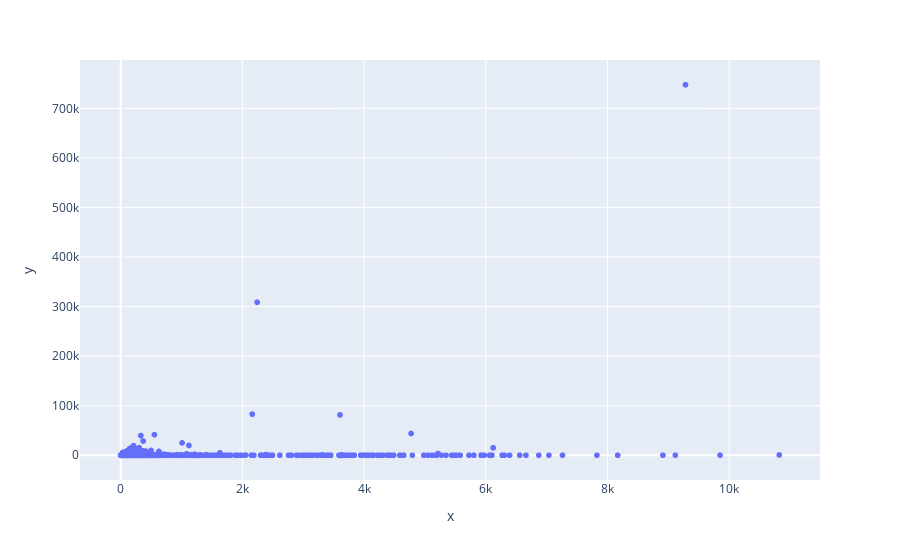

The notebook cell saved with this chart:
### Code cell
# relacion entre elapsed time y pkts sent

fig=px.scatter(x=df['Elapsed Time (sec)'], y=df['pkts_sent'])
fig.show()

### Figure 1 — Plotly figure (JSON) as saved in the notebook; plotly's stock layout.template omitted (floating-point values rounded to 4 significant figures; data arrays with more than 128 entries replaced by an {"elided": "..."} marker saying what was removed)
{"data": [{"hovertemplate": "x=%{x}<br>y=%{y}<extra></extra>", "legendgroup": "", "marker": {"color": "#636efa", "symbol": "circle"}, "mode": "markers", "name": "", "showlegend": false, "type": "scattergl", "x": {"elided": "65532 int values"}, "xaxis": "x", "y": {"elided": "65532 int values"}, "yaxis": "y"}], "layout": {"legend": {"tracegroupgap": 0}, "margin": {"t": 60}, "xaxis": {"anchor": "y", "domain": [0, 1], "title": {"text": "x"}}, "yaxis": {"anchor": "x", "domain": [0, 1], "title": {"text": "y"}}}}
